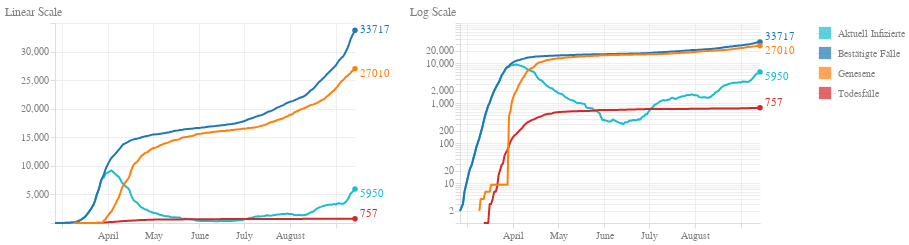

Notebook code for this chart:
### Code cell
def c_line(att='total_confirmed',col='blue',scaleType='linear',label='value',labelOffset=0):
    the_base = alt.Chart(df, width=300, height=200).transform_filter(
        alt.datum[att] > 0  
    ).transform_timeunit(
        date='yearmonthdate(dataTime)'
    ).transform_aggregate(
        max_att='max('+att+')',
        groupby=['date']
    )
    
    the_chart = the_base.mark_line(
        color=col,
        size=2,
        strokeJoin='round'
    ).encode(
        alt.X('date:T', title=''),
        alt.Y('max_att:Q', scale=alt.Scale(type=scaleType, base=10), title='', axis=alt.Axis(minExtent=50))
    )
    
    the_tooltip = the_base.mark_circle(
        color=col,
        size=200,
        opacity=0
    ).encode(
        alt.X('date:T', title=''),
        alt.Y('max_att:Q', scale=alt.Scale(type=scaleType, base=10), title='', axis=alt.Axis(minExtent=50)),
        tooltip=[alt.Tooltip('date:T', title='Datum'), alt.Tooltip('max_att:Q', title=label)]
    )
    
    the_highlight = the_base.transform_window(
        sort=[alt.SortField("date", order="descending")], 
        rank="rank(date)"
    ).transform_filter(
        alt.datum.rank == 1
    )
    
    the_text = the_highlight.mark_text(
        align='left',
        color=col,
        dx=5,
        dy=labelOffset,
        width=500
    ).encode(
        alt.X('date:T'),
        alt.Y('max_att:Q', scale=alt.Scale(type=scaleType, base=10), title=''),
        text=alt.Text("max_att:Q")
    )
    
    the_mark = the_highlight.mark_circle(
        color=col,
        opacity=1
    ).encode(
        alt.X('date:T'),
        alt.Y('max_att:Q', scale=alt.Scale(type=scaleType, base=10), title=''),
    )
    
    return the_chart + the_text + the_mark + the_tooltip

confirmed_cases = c_line('total_confirmed', '#1f77b4', 'linear', 'Bestätigte Fälle')
deaths = c_line('total_death', '#d62728', 'linear', 'Todesfälle', -5)
recovered = c_line('total_recovered', '#ff7f0e', 'linear', 'Genesene', 5)
active = c_line('total_active', '#17becf', 'linear', 'Aktuell Infizierte', 5)

confirmed_cases_log = c_line('total_confirmed', '#1f77b4', 'log', 'Bestätigte Fälle', -5)
deaths_log = c_line('total_death', '#d62728', 'log', 'Todesfälle', -5)
recovered_log = c_line('total_recovered', '#ff7f0e', 'log', 'Genesene', 5)
active_log = c_line('total_active', '#17becf', 'log', 'Aktuell Infizierte', 5)

linear_scale = alt.layer(active, confirmed_cases, deaths, recovered).properties(title='Linear Scale')
log_scale = alt.layer(active_log, confirmed_cases_log, deaths_log, recovered_log).properties(title='Log Scale')

chart_1_legendDomain = ['Bestätigte Fälle', 'Todesfälle', 'Genesene', 'Aktuell Infizierte']
chart_1_legendColors = ['#1f77b4', '#d62728', '#ff7f0e', '#17becf']
chart_1_legendData = pd.DataFrame({
    'label': chart_1_legendDomain
})

legend1 = alt.Chart(chart_1_legendData).mark_square(size=150).encode(
    y=alt.Y(
        'label:N',
        axis=alt.Axis(domain=False, ticks=False, orient='right'),
        title=None
    ),
    color=alt.Color(
        'label',
        scale=alt.Scale(domain=chart_1_legendDomain,range=chart_1_legendColors),
        legend=None
    )
)

chart_1 = (linear_scale | log_scale | legend1).configure_axis(
    grid=True,
    gridColor="#eee",
    domainColor="#ddd",
    tickColor="#ddd",
    labelColor="gray",
    labelBound=True,
).configure_view(
    strokeWidth=0
).configure_title(
    fontSize=12,
    fontWeight='normal',
    anchor='start',
    color='gray'
)
    

chart_1

### Figure 1 — Vega-Lite specification as saved in the notebook (floating-point values rounded to 4 significant figures; data arrays with more than 128 entries replaced by an {"elided": "..."} marker saying what was removed)
{"config": {"view": {"continuousWidth": 400, "continuousHeight": 300, "strokeWidth": 0}, "axis": {"domainColor": "#ddd", "grid": true, "gridColor": "#eee", "labelBound": true, "labelColor": "gray", "tickColor": "#ddd"}, "title": {"anchor": "start", "color": "gray", "fontSize": 12, "fontWeight": "normal"}}, "hconcat": [{"layer": [{"layer": [{"mark": {"type": "line", "color": "#17becf", "size": 2, "strokeJoin": "round"}, "encoding": {"x": {"type": "temporal", "field": "date", "title": ""}, "y": {"type": "quantitative", "axis": {"minExtent": 50}, "field": "max_att", "scale": {"base": 10, "type": "linear"}, "title": ""}}, "height": 200, "transform": [{"filter": "(datum['total_active'] > 0)"}, {"field": "dataTime", "timeUnit": "yearmonthdate", "as": "date"}, {"aggregate": [{"op": "max", "field": "total_active", "as": "max_att"}], "groupby": ["date"]}], "width": 300}, {"mark": {"type": "text", "align": "left", "color": "#17becf", "dx": 5, "dy": 5, "width": 500}, "encoding": {"text": {"type": "quantitative", "field": "max_att"}, "x": {"type": "temporal", "field": "date"}, "y": {"type": "quantitative", "field": "max_att", "scale": {"base": 10, "type": "linear"}, "title": ""}}, "height": 200, "transform": [{"filter": "(datum['total_active'] > 0)"}, {"field": "dataTime", "timeUnit": "yearmonthdate", "as": "date"}, {"aggregate": [{"op": "max", "field": "total_active", "as": "max_att"}], "groupby": ["date"]}, {"window": [{"op": "rank", "field": "date", "as": "rank"}], "sort": [{"field": "date", "order": "descending"}]}, {"filter": "(datum.rank === 1)"}], "width": 300}, {"mark": {"type": "circle", "color": "#17becf", "opacity": 1}, "encoding": {"x": {"type": "temporal", "field": "date"}, "y": {"type": "quantitative", "field": "max_att", "scale": {"base": 10, "type": "linear"}, "title": ""}}, "height": 200, "transform": [{"filter": "(datum['total_active'] > 0)"}, {"field": "dataTime", "timeUnit": "yearmonthdate", "as": "date"}, {"aggregate": [{"op": "max", "field": "total_active", "as": "max_att"}], "groupby": ["date"]}, {"window": [{"op": "rank", "field": "date", "as": "rank"}], "sort": [{"field": "date", "order": "descending"}]}, {"filter": "(datum.rank === 1)"}], "width": 300}, {"mark": {"type": "circle", "color": "#17becf", "opacity": 0, "size": 200}, "encoding": {"tooltip": [{"type": "temporal", "field": "date", "title": "Datum"}, {"type": "quantitative", "field": "max_att", "title": "Aktuell Infizierte"}], "x": {"type": "temporal", "field": "date", "title": ""}, "y": {"type": "quantitative", "axis": {"minExtent": 50}, "field": "max_att", "scale": {"base": 10, "type": "linear"}, "title": ""}}, "height": 200, "transform": [{"filter": "(datum['total_active'] > 0)"}, {"field": "dataTime", "timeUnit": "yearmonthdate", "as": "date"}, {"aggregate": [{"op": "max", "field": "total_active", "as": "max_att"}], "groupby": ["date"]}], "width": 300}]}, {"layer": [{"mark": {"type": "line", "color": "#1f77b4", "size": 2, "strokeJoin": "round"}, "encoding": {"x": {"type": "temporal", "field": "date", "title": ""}, "y": {"type": "quantitative", "axis": {"minExtent": 50}, "field": "max_att", "scale": {"base": 10, "type": "linear"}, "title": ""}}, "height": 200, "transform": [{"filter": "(datum['total_confirmed'] > 0)"}, {"field": "dataTime", "timeUnit": "yearmonthdate", "as": "date"}, {"aggregate": [{"op": "max", "field": "total_confirmed", "as": "max_att"}], "groupby": ["date"]}], "width": 300}, {"mark": {"type": "text", "align": "left", "color": "#1f77b4", "dx": 5, "dy": 0, "width": 500}, "encoding": {"text": {"type": "quantitative", "field": "max_att"}, "x": {"type": "temporal", "field": "date"}, "y": {"type": "quantitative", "field": "max_att", "scale": {"base": 10, "type": "linear"}, "title": ""}}, "height": 200, "transform": [{"filter": "(datum['total_confirmed'] > 0)"}, {"field": "dataTime", "timeUnit": "yearmonthdate", "as": "date"}, {"aggregate": [{"op": "max", "field": "total_confirmed", "as": "max_att"}], "groupby": ["date"]}, {"window": [{"op": "rank", "field": "date", "as": "rank"}], "sort": [{"field": "date", "order": "descending"}]}, {"filter": "(datum.rank === 1)"}], "width": 300}, {"mark": {"type": "circle", "color": "#1f77b4", "opacity": 1}, "encoding": {"x": {"type": "temporal", "field": "date"}, "y": {"type": "quantitative", "field": "max_att", "scale": {"base": 10, "type": "linear"}, "title": ""}}, "height": 200, "transform": [{"filter": "(datum['total_confirmed'] > 0)"}, {"field": "dataTime", "timeUnit": "yearmonthdate", "as": "date"}, {"aggregate": [{"op": "max", "field": "total_confirmed", "as": "max_att"}], "groupby": ["date"]}, {"window": [{"op": "rank", "field": "date", "as": "rank"}], "sort": [{"field": "date", "order": "descending"}]}, {"filter": "(datum.rank === 1)"}], "width": 300}, {"mark": {"type": "circle", "color": "#1f77b4", "opacity": 0, "size": 200}, "encoding": {"tooltip": [{"type": "temporal", "field": "date", "title": "Datum"}, {"type": "quantitative", "field": "max_att", "title": "Bestätigte Fälle"}], "x": {"type": "temporal", "field": "date", "title": ""}, "y": {"type": "quantitative", "axis": {"minExtent": 50}, "field": "max_att", "scale": {"base": 10, "type": "linear"}, "title": ""}}, "height": 200, "transform": [{"filter": "(datum['total_confirmed'] > 0)"}, {"field": "dataTime", "timeUnit": "yearmonthdate", "as": "date"}, {"aggregate": [{"op": "max", "field": "total_confirmed", "as": "max_att"}], "groupby": ["date"]}], "width": 300}]}, {"layer": [{"mark": {"type": "line", "color": "#d62728", "size": 2, "strokeJoin": "round"}, "encoding": {"x": {"type": "temporal", "field": "date", "title": ""}, "y": {"type": "quantitative", "axis": {"minExtent": 50}, "field": "max_att", "scale": {"base": 10, "type": "linear"}, "title": ""}}, "height": 200, "transform": [{"filter": "(datum['total_death'] > 0)"}, {"field": "dataTime", "timeUnit": "yearmonthdate", "as": "date"}, {"aggregate": [{"op": "max", "field": "total_death", "as": "max_att"}], "groupby": ["date"]}], "width": 300}, {"mark": {"type": "text", "align": "left", "color": "#d62728", "dx": 5, "dy": -5, "width": 500}, "encoding": {"text": {"type": "quantitative", "field": "max_att"}, "x": {"type": "temporal", "field": "date"}, "y": {"type": "quantitative", "field": "max_att", "scale": {"base": 10, "type": "linear"}, "title": ""}}, "height": 200, "transform": [{"filter": "(datum['total_death'] > 0)"}, {"field": "dataTime", "timeUnit": "yearmonthdate", "as": "date"}, {"aggregate": [{"op": "max", "field": "total_death", "as": "max_att"}], "groupby": ["date"]}, {"window": [{"op": "rank", "field": "date", "as": "rank"}], "sort": [{"field": "date", "order": "descending"}]}, {"filter": "(datum.rank === 1)"}], "width": 300}, {"mark": {"type": "circle", "color": "#d62728", "opacity": 1}, "encoding": {"x": {"type": "temporal", "field": "date"}, "y": {"type": "quantitative", "field": "max_att", "scale": {"base": 10, "type": "linear"}, "title": ""}}, "height": 200, "transform": [{"filter": "(datum['total_death'] > 0)"}, {"field": "dataTime", "timeUnit": "yearmonthdate", "as": "date"}, {"aggregate": [{"op": "max", "field": "total_death", "as": "max_att"}], "groupby": ["date"]}, {"window": [{"op": "rank", "field": "date", "as": "rank"}], "sort": [{"field": "date", "order": "descending"}]}, {"filter": "(datum.rank === 1)"}], "width": 300}, {"mark": {"type": "circle", "color": "#d62728", "opacity": 0, "size": 200}, "encoding": {"tooltip": [{"type": "temporal", "field": "date", "title": "Datum"}, {"type": "quantitative", "field": "max_att", "title": "Todesfälle"}], "x": {"type": "temporal", "field": "date", "title": ""}, "y": {"type": "quantitative", "axis": {"minExtent": 50}, "field": "max_att", "scale": {"base": 10, "type": "linear"}, "title": ""}}, "height": 200, "transform": [{"filter": "(datum['total_death'] > 0)"}, {"field": "dataTime", "timeUnit": "yearmonthdate", "as": "date"}, {"aggregate": [{"op": "max", "field": "total_death", "as": "max_att"}], "groupby": ["date"]}], "width": 300}]}, {"layer": [{"mark": {"type": "line", "color": "#ff7f0e", "size": 2, "strokeJoin": "round"}, "encoding": {"x": {"type": "temporal", "field": "date", "title": ""}, "y": {"type": "quantitative", "axis": {"minExtent": 50}, "field": "max_att", "scale": {"base": 10, "type": "linear"}, "title": ""}}, "height": 200, "transform": [{"filter": "(datum['total_recovered'] > 0)"}, {"field": "dataTime", "timeUnit": "yearmonthdate", "as": "date"}, {"aggregate": [{"op": "max", "field": "total_recovered", "as": "max_att"}], "groupby": ["date"]}], "width": 300}, {"mark": {"type": "text", "align": "left", "color": "#ff7f0e", "dx": 5, "dy": 5, "width": 500}, "encoding": {"text": {"type": "quantitative", "field": "max_att"}, "x": {"type": "temporal", "field": "date"}, "y": {"type": "quantitative", "field": "max_att", "scale": {"base": 10, "type": "linear"}, "title": ""}}, "height": 200, "transform": [{"filter": "(datum['total_recovered'] > 0)"}, {"field": "dataTime", "timeUnit": "yearmonthdate", "as": "date"}, {"aggregate": [{"op": "max", "field": "total_recovered", "as": "max_att"}], "groupby": ["date"]}, {"window": [{"op": "rank", "field": "date", "as": "rank"}], "sort": [{"field": "date", "order": "descending"}]}, {"filter": "(datum.rank === 1)"}], "width": 300}, {"mark": {"type": "circle", "color": "#ff7f0e", "opacity": 1}, "encoding": {"x": {"type": "temporal", "field": "date"}, "y": {"type": "quantitative", "field": "max_att", "scale": {"base": 10, "type": "linear"}, "title": ""}}, "height": 200, "transform": [{"filter": "(datum['total_recovered'] > 0)"}, {"field": "dataTime", "timeUnit": "yearmonthdate", "as": "date"}, {"aggregate": [{"op": "max", "field": "total_recovered", "as": "max_att"}], "groupby": ["date"]}, {"window": [{"op": "rank", "field": "date", "as": "rank"}], "sort": [{"field": "date", "order": "descending"}]}, {"filter": "(datum.rank === 1)"}], "width": 300}, {"mark": {"type": "circle", "color": "#ff7f0e", "opacity": 0, "size": 200}, "encoding": {"tooltip": [{"type": "temporal", "field": "date", "title": "Datum"}, {"type": "quantitative", "field": "max_att", "title": "Genesene"}], "x": {"type": "temporal", "field": "date", "title": ""}, "y": {"type": "quantitative", "axis": {"minExtent": 50}, "field": "max_att", "scale": {"base": 10, "type": "linear"}, "title": ""}}, "height": 200, "transform": [{"filter": "(datum['total_recovered'] > 0)"}, {"field": "dataTime", "timeUnit": "yearmonthdate", "as": "date"}, {"aggregate": [{"op": "max", "field": "total_recovered", "as": "max_att"}], "groupby": ["date"]}], "width": 300}]}], "title": "Linear Scale"}, {"layer": [{"layer": [{"mark": {"type": "line", "color": "#17becf", "size": 2, "strokeJoin": "round"}, "encoding": {"x": {"type": "temporal", "field": "date", "title": ""}, "y": {"type": "quantitative", "axis": {"minExtent": 50}, "field": "max_att", "scale": {"base": 10, "type": "log"}, "title": ""}}, "height": 200, "transform": [{"filter": "(datum['total_active'] > 0)"}, {"field": "dataTime", "timeUnit": "yearmonthdate", "as": "date"}, {"aggregate": [{"op": "max", "field": "total_active", "as": "max_att"}], "groupby": ["date"]}], "width": 300}, {"mark": {"type": "text", "align": "left", "color": "#17becf", "dx": 5, "dy": 5, "width": 500}, "encoding": {"text": {"type": "quantitative", "field": "max_att"}, "x": {"type": "temporal", "field": "date"}, "y": {"type": "quantitative", "field": "max_att", "scale": {"base": 10, "type": "log"}, "title": ""}}, "height": 200, "transform": [{"filter": "(datum['total_active'] > 0)"}, {"field": "dataTime", "timeUnit": "yearmonthdate", "as": "date"}, {"aggregate": [{"op": "max", "field": "total_active", "as": "max_att"}], "groupby": ["date"]}, {"window": [{"op": "rank", "field": "date", "as": "rank"}], "sort": [{"field": "date", "order": "descending"}]}, {"filter": "(datum.rank === 1)"}], "width": 300}, {"mark": {"type": "circle", "color": "#17becf", "opacity": 1}, "encoding": {"x": {"type": "temporal", "field": "date"}, "y": {"type": "quantitative", "field": "max_att", "scale": {"base": 10, "type": "log"}, "title": ""}}, "height": 200, "transform": [{"filter": "(datum['total_active'] > 0)"}, {"field": "dataTime", "timeUnit": "yearmonthdate", "as": "date"}, {"aggregate": [{"op": "max", "field": "total_active", "as": "max_att"}], "groupby": ["date"]}, {"window": [{"op": "rank", "field": "date", "as": "rank"}], "sort": [{"field": "date", "order": "descending"}]}, {"filter": "(datum.rank === 1)"}], "width": 300}, {"mark": {"type": "circle", "color": "#17becf", "opacity": 0, "size": 200}, "encoding": {"tooltip": [{"type": "temporal", "field": "date", "title": "Datum"}, {"type": "quantitative", "field": "max_att", "title": "Aktuell Infizierte"}], "x": {"type": "temporal", "field": "date", "title": ""}, "y": {"type": "quantitative", "axis": {"minExtent": 50}, "field": "max_att", "scale": {"base": 10, "type": "log"}, "title": ""}}, "height": 200, "transform": [{"filter": "(datum['total_active'] > 0)"}, {"field": "dataTime", "timeUnit": "yearmonthdate", "as": "date"}, {"aggregate": [{"op": "max", "field": "total_active", "as": "max_att"}], "groupby": ["date"]}], "width": 300}]}, {"layer": [{"mark": {"type": "line", "color": "#1f77b4", "size": 2, "strokeJoin": "round"}, "encoding": {"x": {"type": "temporal", "field": "date", "title": ""}, "y": {"type": "quantitative", "axis": {"minExtent": 50}, "field": "max_att", "scale": {"base": 10, "type": "log"}, "title": ""}}, "height": 200, "transform": [{"filter": "(datum['total_confirmed'] > 0)"}, {"field": "dataTime", "timeUnit": "yearmonthdate", "as": "date"}, {"aggregate": [{"op": "max", "field": "total_confirmed", "as": "max_att"}], "groupby": ["date"]}], "width": 300}, {"mark": {"type": "text", "align": "left", "color": "#1f77b4", "dx": 5, "dy": -5, "width": 500}, "encoding": {"text": {"type": "quantitative", "field": "max_att"}, "x": {"type": "temporal", "field": "date"}, "y": {"type": "quantitative", "field": "max_att", "scale": {"base": 10, "type": "log"}, "title": ""}}, "height": 200, "transform": [{"filter": "(datum['total_confirmed'] > 0)"}, {"field": "dataTime", "timeUnit": "yearmonthdate", "as": "date"}, {"aggregate": [{"op": "max", "field": "total_confirmed", "as": "max_att"}], "groupby": ["date"]}, {"window": [{"op": "rank", "field": "date", "as": "rank"}], "sort": [{"field": "date", "order": "descending"}]}, {"filter": "(datum.rank === 1)"}], "width": 300}, {"mark": {"type": "circle", "color": "#1f77b4", "opacity": 1}, "encoding": {"x": {"type": "temporal", "field": "date"}, "y": {"type": "quantitative", "field": "max_att", "scale": {"base": 10, "type": "log"}, "title": ""}}, "height": 200, "transform": [{"filter": "(datum['total_confirmed'] > 0)"}, {"field": "dataTime", "timeUnit": "yearmonthdate", "as": "date"}, {"aggregate": [{"op": "max", "field": "total_confirmed", "as": "max_att"}], "groupby": ["date"]}, {"window": [{"op": "rank", "field": "date", "as": "rank"}], "sort": [{"field": "date", "order": "descending"}]}, {"filter": "(datum.rank === 1)"}], "width": 300}, {"mark": {"type": "circle", "color": "#1f77b4", "opacity": 0, "size": 200}, "encoding": {"tooltip": [{"type": "temporal", "field": "date", "title": "Datum"}, {"type": "quantitative", "field": "max_att", "title": "Bestätigte Fälle"}], "x": {"type": "temporal", "field": "date", "title": ""}, "y": {"type": "quantitative", "axis": {"minExtent": 50}, "field": "max_att", "scale": {"base": 10, "type": "log"}, "title": ""}}, "height": 200, "transform": [{"filter": "(datum['total_confirmed'] > 0)"}, {"field": "dataTime", "timeUnit": "yearmonthdate", "as": "date"}, {"aggregate": [{"op": "max", "field": "total_confirmed", "as": "max_att"}], "groupby": ["date"]}], "width": 300}]}, {"layer": [{"mark": {"type": "line", "color": "#d62728", "size": 2, "strokeJoin": "round"}, "encoding": {"x": {"type": "temporal", "field": "date", "title": ""}, "y": {"type": "quantitative", "axis": {"minExtent": 50}, "field": "max_att", "scale": {"base": 10, "type": "log"}, "title": ""}}, "height": 200, "transform": [{"filter": "(datum['total_death'] > 0)"}, {"field": "dataTime", "timeUnit": "yearmonthdate", "as": "date"}, {"aggregate": [{"op": "max", "field": "total_death", "as": "max_att"}], "groupby": ["date"]}], "width": 300}, {"mark": {"type": "text", "align": "left", "color": "#d62728", "dx": 5, "dy": -5, "width": 500}, "encoding": {"text": {"type": "quantitative", "field": "max_att"}, "x": {"type": "temporal", "field": "date"}, "y": {"type": "quantitative", "field": "max_att", "scale": {"base": 10, "type": "log"}, "title": ""}}, "height": 200, "transform": [{"filter": "(datum['total_death'] > 0)"}, {"field": "dataTime", "timeUnit": "yearmonthdate", "as": "date"}, {"aggregate": [{"op": "max", "field": "total_death", "as": "max_att"}], "groupby": ["date"]}, {"window": [{"op": "rank", "field": "date", "as": "rank"}], "sort": [{"field": "date", "order": "descending"}]}, {"filter": "(datum.rank === 1)"}], "width": 300}, {"mark": {"type": "circle", "color": "#d62728", "opacity": 1}, "encoding": {"x": {"type": "temporal", "field": "date"}, "y": {"type": "quantitative", "field": "max_att", "scale": {"base": 10, "type": "log"}, "title": ""}}, "height": 200, "transform": [{"filter": "(datum['total_death'] > 0)"}, {"field": "dataTime", "timeUnit": "yearmonthdate", "as": "date"}, {"aggregate": [{"op": "max", "field": "total_death", "as": "max_att"}], "groupby": ["date"]}, {"window": [{"op": "rank", "field": "date", "as": "rank"}], "sort": [{"field": "date", "order": "descending"}]}, {"filter": "(datum.rank === 1)"}], "width": 300}, {"mark": {"type": "circle", "color": "#d62728", "opacity": 0, "size": 200}, "encoding": {"tooltip": [{"type": "temporal", "field": "date", "title": "Datum"}, {"type": "quantitative", "field": "max_att", "title": "Todesfälle"}], "x": {"type": "temporal", "field": "date", "title": ""}, "y": {"type": "quantitative", "axis": {"minExtent": 50}, "field": "max_att", "scale": {"base": 10, "type": "log"}, "title": ""}}, "height": 200, "transform": [{"filter": "(datum['total_death'] > 0)"}, {"field": "dataTime", "timeUnit": "yearmonthdate", "as": "date"}, {"aggregate": [{"op": "max", "field": "total_death", "as": "max_att"}], "groupby": ["date"]}], "width": 300}]}, {"layer": [{"mark": {"type": "line", "color": "#ff7f0e", "size": 2, "strokeJoin": "round"}, "encoding": {"x": {"type": "temporal", "field": "date", "title": ""}, "y": {"type": "quantitative", "axis": {"minExtent": 50}, "field": "max_att", "scale": {"base": 10, "type": "log"}, "title": ""}}, "height": 200, "transform": [{"filter": "(datum['total_recovered'] > 0)"}, {"field": "dataTime", "timeUnit": "yearmonthdate", "as": "date"}, {"aggregate": [{"op": "max", "field": "total_recovered", "as": "max_att"}], "groupby": ["date"]}], "width": 300}, {"mark": {"type": "text", "align": "left", "color": "#ff7f0e", "dx": 5, "dy": 5, "width": 500}, "encoding": {"text": {"type": "quantitative", "field": "max_att"}, "x": {"type": "temporal", "field": "date"}, "y": {"type": "quantitative", "field": "max_att", "scale": {"base": 10, "type": "log"}, "title": ""}}, "height": 200, "transform": [{"filter": "(datum['total_recovered'] > 0)"}, {"field": "dataTime", "timeUnit": "yearmonthdate", "as": "date"}, {"aggregate": [{"op": "max", "field": "total_recovered", "as": "max_att"}], "groupby": ["date"]}, {"window": [{"op": "rank", "field": "date", "as": "rank"}], "sort": [{"field": "date", "order": "descending"}]}, {"filter": "(datum.rank === 1)"}], "width": 300}, {"mark": {"type": "circle", "color": "#ff7f0e", "opacity": 1}, "encoding": {"x": {"type": "temporal", "field": "date"}, "y": {"type": "quantitative", "field": "max_att", "scale": {"base": 10, "type": "log"}, "title": ""}}, "height": 200, "transform": [{"filter": "(datum['total_recovered'] > 0)"}, {"field": "dataTime", "timeUnit": "yearmonthdate", "as": "date"}, {"aggregate": [{"op": "max", "field": "total_recovered", "as": "max_att"}], "groupby": ["date"]}, {"window": [{"op": "rank", "field": "date", "as": "rank"}], "sort": [{"field": "date", "order": "descending"}]}, {"filter": "(datum.rank === 1)"}], "width": 300}, {"mark": {"type": "circle", "color": "#ff7f0e", "opacity": 0, "size": 200}, "encoding": {"tooltip": [{"type": "temporal", "field": "date", "title": "Datum"}, {"type": "quantitative", "field": "max_att", "title": "Genesene"}], "x": {"type": "temporal", "field": "date", "title": ""}, "y": {"type": "quantitative", "axis": {"minExtent": 50}, "field": "max_att", "scale": {"base": 10, "type": "log"}, "title": ""}}, "height": 200, "transform": [{"filter": "(datum['total_recovered'] > 0)"}, {"field": "dataTime", "timeUnit": "yearmonthdate", "as": "date"}, {"aggregate": [{"op": "max", "field": "total_recovered", "as": "max_att"}], "groupby": ["date"]}], "width": 300}]}], "title": "Log Scale"}, {"data": {"name": "data-798a3947830f696cdc5da7a1b847e1fd"}, "mark": {"type": "square", "size": 150}, "encoding": {"color": {"type": "nominal", "field": "label", "legend": null, "scale": {"domain": ["Bestätigte Fälle", "Todesfälle", "Genesene", "Aktuell Infizierte"], "range": ["#1f77b4", "#d62728", "#ff7f0e", "#17becf"]}}, "y": {"type": "nominal", "axis": {"domain": false, "orient": "right", "ticks": false}, "field": "label", "title": null}}}], "data": {"name": "data-11206cdd89530bb8a7ed5f12c9d10221"}, "$schema": "https://vega.github.io/schema/vega-lite/v4.8.1.json", "datasets": {"data-11206cdd89530bb8a7ed5f12c9d10221": {"elided": "198 records"}, "data-798a3947830f696cdc5da7a1b847e1fd": [{"label": "Bestätigte Fälle"}, {"label": "Todesfälle"}, {"label": "Genesene"}, {"label": "Aktuell Infizierte"}]}}
